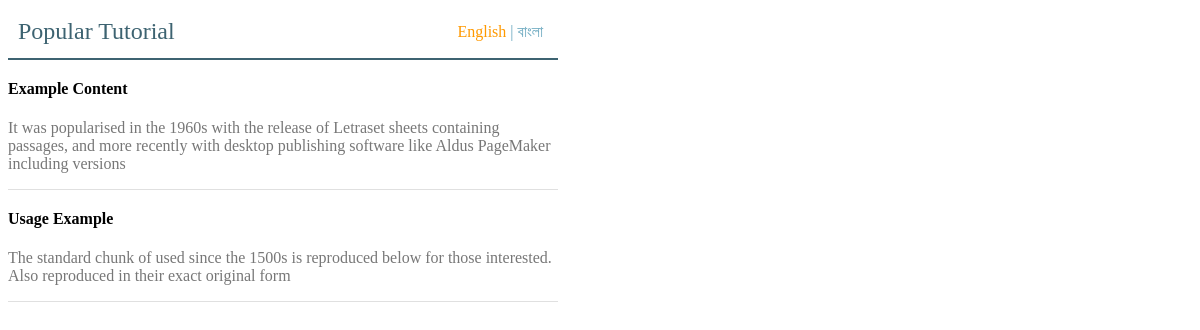
The page / on the database its author committed.
### tables this page shows
CREATE TABLE IF NOT EXISTS `tbl_multi_lang` (
`id` int(11) NOT NULL,
  `en_title` varchar(255) NOT NULL,
  `en_description` varchar(255) NOT NULL,
  `de_title` varchar(255) NOT NULL,
  `de_description` varchar(255) NOT NULL
);

### lang.en.php (called while the page is built)
<?php
$language['LIST_TITLE'] = 'Popular Tutorial';
$language["NOTIFY_NO_RESULT"] = "No Results Found";
?>

### dbcontroller.php (called while the page is built)
<?php
class DBController {
	private $host = "localhost";
	private $user = "root";
	private $password = "";
	private $database = "bilingual";
	private $conn;
	function __construct() {
		$this->conn = $this->connectDB();
		$this->conn->set_charset("utf8");
	}
	function connectDB() {
		$conn = mysqli_connect($this->host,$this->user,$this->password,$this->database);
		return $conn;
	}
	function runQuery($query) {
		$result = mysqli_query($this->conn,$query);
		while($row=mysqli_fetch_assoc($result)) {
			$resultset[] = $row;
		}
		if(!empty($resultset))
			return $resultset;
	}
}
?>

### index.php (the view, shortened to what this page needs)
<?php
require_once("dbcontroller.php");
$db_handle = new DBController();
$query = "select * from tbl_multi_lang";
$result = $db_handle->runquery($query);
?>
<?php
$lang = "en";
?>
<html>
<head>
</head>
<body>
<div class="language-header">
	<div class="demo-page-title"><?php echo $language["LIST_TITLE"]; ?></div>
	<div class="language-link">
		<a class="language-link-item" href="index.php?lang=en" <?php if($lang == 'en'){?> style="color:#ff9900;" <?php } ?>>English</a> |
		<a class="language-link-item" href="index.php?lang=de"  <?php if($lang == 'de'){?> style="color:#ff9900;" <?php } ?>>বাংলা</a>
	</div>
</div>
<?php
	if(!empty($result)){
		foreach($result as $k=>$v){
?>
	<div class="demo-row-data">
	<div><strong><?php echo $result[$k][$lang.'_title']; ?></strong></div>
	<p class="demo-row-description"><?php echo $result[$k][$lang.'_description']; ?>
	</p>
	</div>
<?php
		}
	} else {
?>
	<div class="no-result"><?php echo $language["NOTIFY_NO_RESULT"]; ?></div>
<?php
	}
?>
</body>
</html>

### index.php (style rules this page uses)
body { font-family: calibri; width:550px; }
.language-header { height:50px; border-bottom:#3d6371 2px solid; }
.demo-page-title { float: left; padding: 10px; color: #3d6371; font-size: 1.5em; }
.language-link { text-align:right; padding-top: 15px; padding-right: 15px; color: #6aa8bf; }
.language-link-item { text-decoration:none; color: #6aa8bf; }
.demo-row-data { padding-top:20px; border-bottom:1px solid #e0e0e0; }
.demo-row-description { color:#777; padding-top:5px; }

### rows shown on the page
tbl_multi_lang: en_title "Example Content", en_description "It was popularised in the 1960s with the release of Letraset sheets containing passages, and more recently with desktop publishing software like Aldus PageMaker including versions"
tbl_multi_lang: en_title "Usage Example", en_description "The standard chunk of used since the 1500s is reproduced below for those interested. Also reproduced in their exact original form"

### other values the page prints
$language["LIST_TITLE"] "Popular Tutorial"
